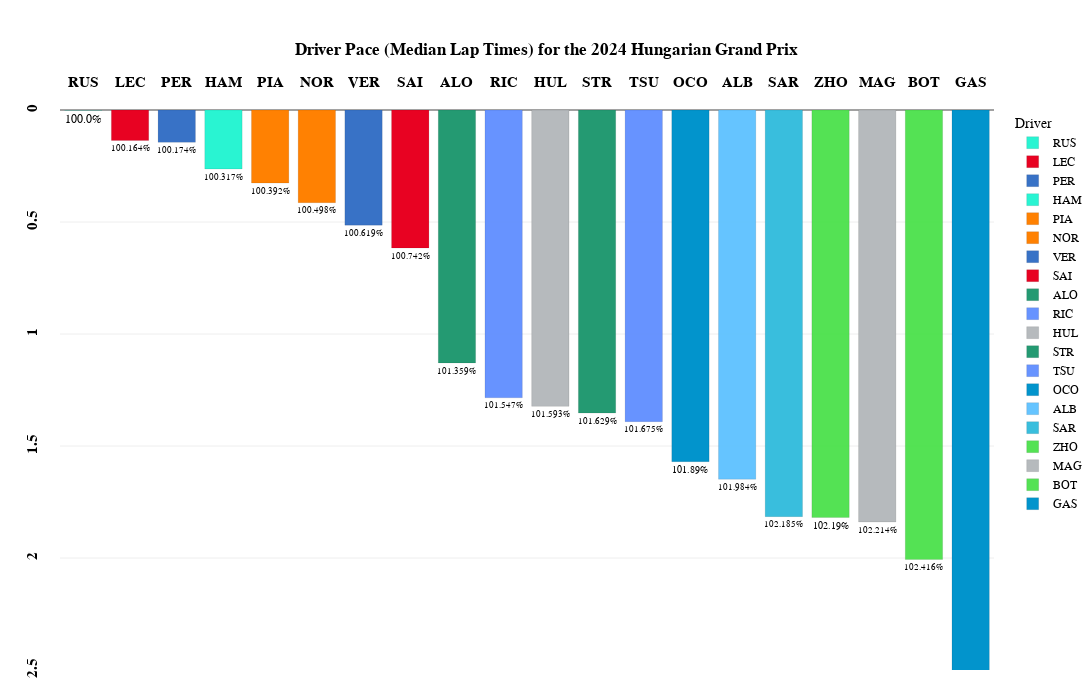

The cell this chart's notebook holds for it:
### Code cell
fig=px.bar(
    transformed_laps_relative_median,
    x="Driver",
    y="Delta",
    color='Driver',
    template="xgridoff",
    title="<b>Driver Pace (Median Lap Times) for the {} {}</b>".format(year,gp),
    text="Delta_Percent",
    height=700, 
    width=1200,
    color_discrete_map={
                 "ALB": "#64C4FF",
                 "ALO": "#229971",
                 "BOT": "#52e252",
                 "GAS": "#0093cc",
                 "HAM": "#27F4D2",
                 "HUL": "#B6BABD",
                 "LEC": "#E80020",
                 "MAG": "#B6BABD",
                 "NOR": "#FF8000",
                 "OCO": "#0093cc",
                 "PER": "#3671C6",
                 "PIA": "#FF8000",
                 "RIC": "#6692FF",
                 "RUS": "#27F4D2",
                 "SAI": "#E80020",
                 "SAR": "#37BEDD",
                 "STR": "#229971",
                 "TSU": "#6692FF",
                 "VER": "#3671C6",
                 "ZHO": "#52e252"
          }
)

fig.update_traces(textposition='outside')

fig.update_traces(opacity=0.85)

fig.update_traces( marker_line_color='white',marker_line_width=1.5)

fig.update_yaxes(tickangle = -90,tickprefix="<b>",ticksuffix ="</b><br>")

fig.update_xaxes(tickangle = -0,tickprefix="<b>",ticksuffix ="</b><br>")

fig.update_yaxes(range=[2.5, 0])

fig.update_layout(
    xaxis={'side': 'top'},
    yaxis={'side': 'left'}
)

fig.update_xaxes(title_text='')      # Remove axis titles
fig.update_yaxes(title_text='')

fig.update_xaxes(
        title_standoff = 75
)

fig.update_layout(
    title_x=0.5,
    margin=dict(l=60, r=5, t=110, b=30),
    hoverlabel=dict(
    bgcolor="white",
    font_size=16,
    font_family="PT Sans Narrow"
    ),
    yaxis = dict(tickfont = dict(size=15)),
    xaxis = dict(tickfont = dict(size=15)),
    font=dict(
        family="PT Sans Narrow",
        size=12,
        color="Black"
    ),
    title_font_family="PT Sans Narrow"
)
fig.update_traces( marker_line_color='Black',marker_line_width=0.1, opacity=0.99)
fig.show()

### Figure 1 — Plotly figure (JSON) as saved in the notebook; plotly's stock layout.template omitted (floating-point values rounded to 4 significant figures)
{"data": [{"alignmentgroup": "True", "hovertemplate": "Driver=%{x}<br>Delta=%{y}<br>Delta_Percent=%{text}<extra></extra>", "legendgroup": "RUS", "marker": {"color": "#27F4D2", "line": {"color": "Black", "width": 0.1}, "pattern": {"shape": ""}}, "name": "RUS", "offsetgroup": "RUS", "opacity": 0.99, "orientation": "v", "showlegend": true, "text": ["100.0%"], "textposition": "outside", "type": "bar", "x": ["RUS"], "xaxis": "x", "y": [0.001], "yaxis": "y"}, {"alignmentgroup": "True", "hovertemplate": "Driver=%{x}<br>Delta=%{y}<br>Delta_Percent=%{text}<extra></extra>", "legendgroup": "LEC", "marker": {"color": "#E80020", "line": {"color": "Black", "width": 0.1}, "pattern": {"shape": ""}}, "name": "LEC", "offsetgroup": "LEC", "opacity": 0.99, "orientation": "v", "showlegend": true, "text": ["100.164%"], "textposition": "outside", "type": "bar", "x": ["LEC"], "xaxis": "x", "y": [0.136], "yaxis": "y"}, {"alignmentgroup": "True", "hovertemplate": "Driver=%{x}<br>Delta=%{y}<br>Delta_Percent=%{text}<extra></extra>", "legendgroup": "PER", "marker": {"color": "#3671C6", "line": {"color": "Black", "width": 0.1}, "pattern": {"shape": ""}}, "name": "PER", "offsetgroup": "PER", "opacity": 0.99, "orientation": "v", "showlegend": true, "text": ["100.174%"], "textposition": "outside", "type": "bar", "x": ["PER"], "xaxis": "x", "y": [0.1445], "yaxis": "y"}, {"alignmentgroup": "True", "hovertemplate": "Driver=%{x}<br>Delta=%{y}<br>Delta_Percent=%{text}<extra></extra>", "legendgroup": "HAM", "marker": {"color": "#27F4D2", "line": {"color": "Black", "width": 0.1}, "pattern": {"shape": ""}}, "name": "HAM", "offsetgroup": "HAM", "opacity": 0.99, "orientation": "v", "showlegend": true, "text": ["100.317%"], "textposition": "outside", "type": "bar", "x": ["HAM"], "xaxis": "x", "y": [0.263], "yaxis": "y"}, {"alignmentgroup": "True", "hovertemplate": "Driver=%{x}<br>Delta=%{y}<br>Delta_Percent=%{text}<extra></extra>", "legendgroup": "PIA", "marker": {"color": "#FF8000", "line": {"color": "Black", "width": 0.1}, "pattern": {"shape": ""}}, "name": "PIA", "offsetgroup": "PIA", "opacity": 0.99, "orientation": "v", "showlegend": true, "text": ["100.392%"], "textposition": "outside", "type": "bar", "x": ["PIA"], "xaxis": "x", "y": [0.326], "yaxis": "y"}, {"alignmentgroup": "True", "hovertemplate": "Driver=%{x}<br>Delta=%{y}<br>Delta_Percent=%{text}<extra></extra>", "legendgroup": "NOR", "marker": {"color": "#FF8000", "line": {"color": "Black", "width": 0.1}, "pattern": {"shape": ""}}, "name": "NOR", "offsetgroup": "NOR", "opacity": 0.99, "orientation": "v", "showlegend": true, "text": ["100.498%"], "textposition": "outside", "type": "bar", "x": ["NOR"], "xaxis": "x", "y": [0.414], "yaxis": "y"}, {"alignmentgroup": "True", "hovertemplate": "Driver=%{x}<br>Delta=%{y}<br>Delta_Percent=%{text}<extra></extra>", "legendgroup": "VER", "marker": {"color": "#3671C6", "line": {"color": "Black", "width": 0.1}, "pattern": {"shape": ""}}, "name": "VER", "offsetgroup": "VER", "opacity": 0.99, "orientation": "v", "showlegend": true, "text": ["100.619%"], "textposition": "outside", "type": "bar", "x": ["VER"], "xaxis": "x", "y": [0.514], "yaxis": "y"}, {"alignmentgroup": "True", "hovertemplate": "Driver=%{x}<br>Delta=%{y}<br>Delta_Percent=%{text}<extra></extra>", "legendgroup": "SAI", "marker": {"color": "#E80020", "line": {"color": "Black", "width": 0.1}, "pattern": {"shape": ""}}, "name": "SAI", "offsetgroup": "SAI", "opacity": 0.99, "orientation": "v", "showlegend": true, "text": ["100.742%"], "textposition": "outside", "type": "bar", "x": ["SAI"], "xaxis": "x", "y": [0.616], "yaxis": "y"}, {"alignmentgroup": "True", "hovertemplate": "Driver=%{x}<br>Delta=%{y}<br>Delta_Percent=%{text}<extra></extra>", "legendgroup": "ALO", "marker": {"color": "#229971", "line": {"color": "Black", "width": 0.1}, "pattern": {"shape": ""}}, "name": "ALO", "offsetgroup": "ALO", "opacity": 0.99, "orientation": "v", "showlegend": true, "text": ["101.359%"], "textposition": "outside", "type": "bar", "x": ["ALO"], "xaxis": "x", "y": [1.129], "yaxis": "y"}, {"alignmentgroup": "True", "hovertemplate": "Driver=%{x}<br>Delta=%{y}<br>Delta_Percent=%{text}<extra></extra>", "legendgroup": "RIC", "marker": {"color": "#6692FF", "line": {"color": "Black", "width": 0.1}, "pattern": {"shape": ""}}, "name": "RIC", "offsetgroup": "RIC", "opacity": 0.99, "orientation": "v", "showlegend": true, "text": ["101.547%"], "textposition": "outside", "type": "bar", "x": ["RIC"], "xaxis": "x", "y": [1.285], "yaxis": "y"}, {"alignmentgroup": "True", "hovertemplate": "Driver=%{x}<br>Delta=%{y}<br>Delta_Percent=%{text}<extra></extra>", "legendgroup": "HUL", "marker": {"color": "#B6BABD", "line": {"color": "Black", "width": 0.1}, "pattern": {"shape": ""}}, "name": "HUL", "offsetgroup": "HUL", "opacity": 0.99, "orientation": "v", "showlegend": true, "text": ["101.593%"], "textposition": "outside", "type": "bar", "x": ["HUL"], "xaxis": "x", "y": [1.323], "yaxis": "y"}, {"alignmentgroup": "True", "hovertemplate": "Driver=%{x}<br>Delta=%{y}<br>Delta_Percent=%{text}<extra></extra>", "legendgroup": "STR", "marker": {"color": "#229971", "line": {"color": "Black", "width": 0.1}, "pattern": {"shape": ""}}, "name": "STR", "offsetgroup": "STR", "opacity": 0.99, "orientation": "v", "showlegend": true, "text": ["101.629%"], "textposition": "outside", "type": "bar", "x": ["STR"], "xaxis": "x", "y": [1.353], "yaxis": "y"}, {"alignmentgroup": "True", "hovertemplate": "Driver=%{x}<br>Delta=%{y}<br>Delta_Percent=%{text}<extra></extra>", "legendgroup": "TSU", "marker": {"color": "#6692FF", "line": {"color": "Black", "width": 0.1}, "pattern": {"shape": ""}}, "name": "TSU", "offsetgroup": "TSU", "opacity": 0.99, "orientation": "v", "showlegend": true, "text": ["101.675%"], "textposition": "outside", "type": "bar", "x": ["TSU"], "xaxis": "x", "y": [1.392], "yaxis": "y"}, {"alignmentgroup": "True", "hovertemplate": "Driver=%{x}<br>Delta=%{y}<br>Delta_Percent=%{text}<extra></extra>", "legendgroup": "OCO", "marker": {"color": "#0093cc", "line": {"color": "Black", "width": 0.1}, "pattern": {"shape": ""}}, "name": "OCO", "offsetgroup": "OCO", "opacity": 0.99, "orientation": "v", "showlegend": true, "text": ["101.89%"], "textposition": "outside", "type": "bar", "x": ["OCO"], "xaxis": "x", "y": [1.57], "yaxis": "y"}, {"alignmentgroup": "True", "hovertemplate": "Driver=%{x}<br>Delta=%{y}<br>Delta_Percent=%{text}<extra></extra>", "legendgroup": "ALB", "marker": {"color": "#64C4FF", "line": {"color": "Black", "width": 0.1}, "pattern": {"shape": ""}}, "name": "ALB", "offsetgroup": "ALB", "opacity": 0.99, "orientation": "v", "showlegend": true, "text": ["101.984%"], "textposition": "outside", "type": "bar", "x": ["ALB"], "xaxis": "x", "y": [1.649], "yaxis": "y"}, {"alignmentgroup": "True", "hovertemplate": "Driver=%{x}<br>Delta=%{y}<br>Delta_Percent=%{text}<extra></extra>", "legendgroup": "SAR", "marker": {"color": "#37BEDD", "line": {"color": "Black", "width": 0.1}, "pattern": {"shape": ""}}, "name": "SAR", "offsetgroup": "SAR", "opacity": 0.99, "orientation": "v", "showlegend": true, "text": ["102.185%"], "textposition": "outside", "type": "bar", "x": ["SAR"], "xaxis": "x", "y": [1.816], "yaxis": "y"}, {"alignmentgroup": "True", "hovertemplate": "Driver=%{x}<br>Delta=%{y}<br>Delta_Percent=%{text}<extra></extra>", "legendgroup": "ZHO", "marker": {"color": "#52e252", "line": {"color": "Black", "width": 0.1}, "pattern": {"shape": ""}}, "name": "ZHO", "offsetgroup": "ZHO", "opacity": 0.99, "orientation": "v", "showlegend": true, "text": ["102.19%"], "textposition": "outside", "type": "bar", "x": ["ZHO"], "xaxis": "x", "y": [1.82], "yaxis": "y"}, {"alignmentgroup": "True", "hovertemplate": "Driver=%{x}<br>Delta=%{y}<br>Delta_Percent=%{text}<extra></extra>", "legendgroup": "MAG", "marker": {"color": "#B6BABD", "line": {"color": "Black", "width": 0.1}, "pattern": {"shape": ""}}, "name": "MAG", "offsetgroup": "MAG", "opacity": 0.99, "orientation": "v", "showlegend": true, "text": ["102.214%"], "textposition": "outside", "type": "bar", "x": ["MAG"], "xaxis": "x", "y": [1.839], "yaxis": "y"}, {"alignmentgroup": "True", "hovertemplate": "Driver=%{x}<br>Delta=%{y}<br>Delta_Percent=%{text}<extra></extra>", "legendgroup": "BOT", "marker": {"color": "#52e252", "line": {"color": "Black", "width": 0.1}, "pattern": {"shape": ""}}, "name": "BOT", "offsetgroup": "BOT", "opacity": 0.99, "orientation": "v", "showlegend": true, "text": ["102.416%"], "textposition": "outside", "type": "bar", "x": ["BOT"], "xaxis": "x", "y": [2.007], "yaxis": "y"}, {"alignmentgroup": "True", "hovertemplate": "Driver=%{x}<br>Delta=%{y}<br>Delta_Percent=%{text}<extra></extra>", "legendgroup": "GAS", "marker": {"color": "#0093cc", "line": {"color": "Black", "width": 0.1}, "pattern": {"shape": ""}}, "name": "GAS", "offsetgroup": "GAS", "opacity": 0.99, "orientation": "v", "showlegend": true, "text": ["103.013%"], "textposition": "outside", "type": "bar", "x": ["GAS"], "xaxis": "x", "y": [2.503], "yaxis": "y"}], "layout": {"barmode": "relative", "font": {"color": "Black", "family": "PT Sans Narrow", "size": 12}, "height": 700, "hoverlabel": {"bgcolor": "white", "font": {"family": "PT Sans Narrow", "size": 16}}, "legend": {"title": {"text": "Driver"}, "tracegroupgap": 0}, "margin": {"b": 30, "l": 60, "r": 5, "t": 110}, "title": {"font": {"family": "PT Sans Narrow"}, "text": "<b>Driver Pace (Median Lap Times) for the 2024 Hungarian Grand Prix</b>", "x": 0.5}, "width": 1200, "xaxis": {"anchor": "y", "categoryarray": ["RUS", "LEC", "PER", "HAM", "PIA", "NOR", "VER", "SAI", "ALO", "RIC", "HUL", "STR", "TSU", "OCO", "ALB", "SAR", "ZHO", "MAG", "BOT", "GAS"], "categoryorder": "array", "domain": [0, 1], "side": "top", "tickangle": 0, "tickfont": {"size": 15}, "tickprefix": "<b>", "ticksuffix": "</b><br>", "title": {"standoff": 75, "text": ""}}, "yaxis": {"anchor": "x", "domain": [0, 1], "range": [2.5, 0], "side": "left", "tickangle": -90, "tickfont": {"size": 15}, "tickprefix": "<b>", "ticksuffix": "</b><br>", "title": {"text": ""}}}}
